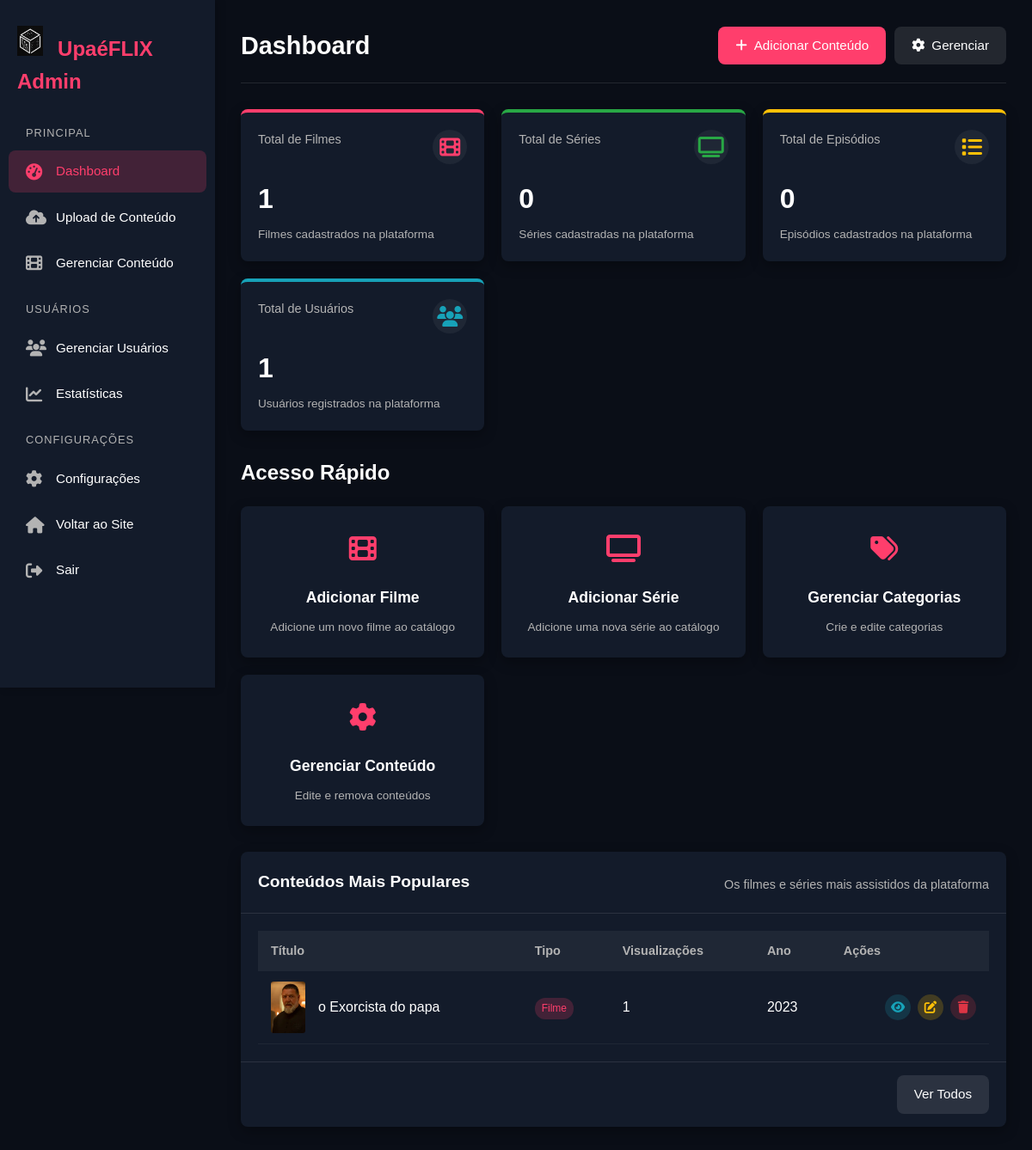
The page /admin (signed in) on the database its author committed.
### app.py (models this page shows, shortened)
class Movie(db.Model):
    id = db.Column(db.Integer, primary_key=True)
    title = db.Column(db.String(128), nullable=False)
    original_title = db.Column(db.String(128))
    description = db.Column(db.Text)
    release_year = db.Column(db.Integer)
    duration = db.Column(db.Integer)  # em minutos
    poster_url = db.Column(db.String(256))
    video_path = db.Column(db.String(256), nullable=False)
    views_count = db.Column(db.Integer, default=0)
    featured = db.Column(db.Boolean, default=False)
    created_at = db.Column(db.DateTime, default=datetime.utcnow)
    categories = db.relationship('Category', secondary=movie_categories, backref=db.backref('movies', lazy='dynamic'))
    watchlists = db.relationship('WatchList', backref='movie', lazy='dynamic', cascade='all, delete-orphan')
    views = db.relationship('View', backref='movie', lazy='dynamic', cascade='all, delete-orphan')

### app.py (the view)
@app.route('/admin')
@login_required
@admin_required
def admin_dashboard():
    total_movies = Movie.query.count()
    total_series = Series.query.count()
    total_episodes = Episode.query.count()
    total_users = User.query.count()
    popular_movies = Movie.query.order_by(Movie.views_count.desc()).limit(5).all()
    popular_series = Series.query.order_by(Series.views_count.desc()).limit(5).all()
    return render_template('admin/dashboard.html',
                           total_movies=total_movies,
                           total_series=total_series,
                           total_episodes=total_episodes,
                           total_users=total_users,
                           popular_movies=popular_movies,
                           popular_series=popular_series)

### app.py (called while the page is built)
@login_manager.user_loader
def load_user(user_id):
    return User.query.get(int(user_id))

def admin_required(f):
    @wraps(f)
    def decorated_function(*args, **kwargs):
        if not current_user.is_authenticated or not current_user.is_admin:
            flash('Acesso negado! Você não é admin, mano!', 'danger')
            return redirect(url_for('index'))
        return f(*args, **kwargs)
    return decorated_function

### templates/admin/dashboard.html (shortened to what this page needs)
<!DOCTYPE html>
<html lang="pt-BR">
<head>
    <link rel="stylesheet" href="https://cdnjs.cloudflare.com/ajax/libs/font-awesome/6.4.0/css/all.min.css">
    <link rel="stylesheet" href="{{ url_for('static', filename='css/admin.css') }}">
</head>
<body>
    <aside class="sidebar">
        <div class="sidebar-header">
            <a href="{{ url_for('index') }}" class="sidebar-logo">
                <img src="{{ url_for('static', filename='img/logo.png') }}" alt="UpaéFLIX">
                UpaéFLIX Admin
            </a>
        </div>
        <nav class="sidebar-nav">
            <div class="nav-section">
                <div class="nav-section-title">Principal</div>
                <a href="{{ url_for('admin_dashboard') }}" class="nav-item active">
                    <i class="fas fa-tachometer-alt nav-icon"></i>
                    <span class="nav-text">Dashboard</span>
                </a>
                <a href="{{ url_for('admin_upload') }}" class="nav-item">
                    <i class="fas fa-cloud-upload-alt nav-icon"></i>
                    <span class="nav-text">Upload de Conteúdo</span>
                </a>
                <a href="{{ url_for('admin_manage_content') }}" class="nav-item">
                    <i class="fas fa-film nav-icon"></i>
                    <span class="nav-text">Gerenciar Conteúdo</span>
                </a>
            </div>
            <div class="nav-section">
                <div class="nav-section-title">Usuários</div>
                <a href="#" class="nav-item">
                    <i class="fas fa-users nav-icon"></i>
                    <span class="nav-text">Gerenciar Usuários</span>
                </a>
                <a href="#" class="nav-item">
                    <i class="fas fa-chart-line nav-icon"></i>
                    <span class="nav-text">Estatísticas</span>
                </a>
            </div>
            <div class="nav-section">
                <div class="nav-section-title">Configurações</div>
                <a href="#" class="nav-item">
                    <i class="fas fa-cog nav-icon"></i>
                    <span class="nav-text">Configurações</span>
                </a>
                <a href="{{ url_for('index') }}" class="nav-item">
                    <i class="fas fa-home nav-icon"></i>
                    <span class="nav-text">Voltar ao Site</span>
                </a>
                <a href="{{ url_for('logout') }}" class="nav-item">
                    <i class="fas fa-sign-out-alt nav-icon"></i>
                    <span class="nav-text">Sair</span>
                </a>
            </div>
        </nav>
    </aside>
    <main class="main-content">
        <div class="page-header">
            <h1 class="page-title">Dashboard</h1>
            <div class="page-actions">
                <a href="{{ url_for('admin_upload') }}" class="btn btn-primary">
                    <i class="fas fa-plus"></i> Adicionar Conteúdo
                </a>
                <a href="{{ url_for('admin_manage_content') }}" class="btn btn-secondary">
                    <i class="fas fa-cog"></i> Gerenciar
                </a>
            </div>
        </div>
        <div class="stats-grid">
            <div class="stat-card primary">
                <div class="stat-header">
                    <div class="stat-title">Total de Filmes</div>
                    <div class="stat-icon">
                        <i class="fas fa-film"></i>
                    </div>
                </div>
                <div class="stat-value">{{ total_movies }}</div>
                <div class="stat-description">Filmes cadastrados na plataforma</div>
            </div>
            <div class="stat-card success">
                <div class="stat-header">
                    <div class="stat-title">Total de Séries</div>
                    <div class="stat-icon">
                        <i class="fas fa-tv"></i>
                    </div>
                </div>
                <div class="stat-value">{{ total_series }}</div>
                <div class="stat-description">Séries cadastradas na plataforma</div>
            </div>
            <div class="stat-card warning">
                <div class="stat-header">
                    <div class="stat-title">Total de Episódios</div>
                    <div class="stat-icon">
                        <i class="fas fa-list"></i>
                    </div>
                </div>
                <div class="stat-value">{{ total_episodes }}</div>
                <div class="stat-description">Episódios cadastrados na plataforma</div>
            </div>
            <div class="stat-card info">
                <div class="stat-header">
                    <div class="stat-title">Total de Usuários</div>
                    <div class="stat-icon">
                        <i class="fas fa-users"></i>
                    </div>
                </div>
                <div class="stat-value">{{ total_users }}</div>
                <div class="stat-description">Usuários registrados na plataforma</div>
            </div>
        </div>
        <h2 class="section-title" style="margin-bottom: 20px;">Acesso Rápido</h2>
        <div class="quick-access">
            <a href="{{ url_for('admin_upload') }}" class="quick-card">
                <div class="quick-icon">
                    <i class="fas fa-film"></i>
                </div>
                <h3 class="quick-title">Adicionar Filme</h3>
                <p class="quick-text">Adicione um novo filme ao catálogo</p>
            </a>
            <a href="{{ url_for('admin_upload') }}" class="quick-card">
                <div class="quick-icon">
                    <i class="fas fa-tv"></i>
                </div>
                <h3 class="quick-title">Adicionar Série</h3>
                <p class="quick-text">Adicione uma nova série ao catálogo</p>
            </a>
            <a href="{{ url_for('admin_upload') }}" class="quick-card">
                <div class="quick-icon">
                    <i class="fas fa-tags"></i>
                </div>
                <h3 class="quick-title">Gerenciar Categorias</h3>
                <p class="quick-text">Crie e edite categorias</p>
            </a>
            <a href="{{ url_for('admin_manage_content') }}" class="quick-card">
                <div class="quick-icon">
                    <i class="fas fa-cog"></i>
                </div>
                <h3 class="quick-title">Gerenciar Conteúdo</h3>
                <p class="quick-text">Edite e remova conteúdos</p>
            </a>
        </div>
        <div class="card">
            <div class="card-header">
                <h2 class="card-title">Conteúdos Mais Populares</h2>
                <span class="card-subtitle">Os filmes e séries mais assistidos da plataforma</span>
            </div>
            <div class="card-body">
                <table class="content-table">
                    <thead>
                        <tr>
                            <th>Título</th>
                            <th>Tipo</th>
                            <th>Visualizações</th>
                            <th>Ano</th>
                            <th>Ações</th>
                        </tr>
                    </thead>
                    <tbody>
                        {% for movie in popular_movies %}
                        <tr>
                            <td>
                                <div class="title-cell">
                                    <img src="{{ url_for('static', filename=movie.poster_url) }}" alt="{{ movie.title }}" class="table-poster">
                                    <span class="content-title">{{ movie.title }}</span>
                                </div>
                            </td>
                            <td><span class="content-badge badge-movie">Filme</span></td>
                            <td>{{ movie.views_count }}</td>
                            <td>{{ movie.release_year }}</td>
                            <td>
                                <div class="table-actions">
                                    <a href="{{ url_for('movie_details', movie_id=movie.id) }}" class="action-btn btn-view" title="Ver">
                                        <i class="fas fa-eye"></i>
                                    </a>
                                    <a href="{{ url_for('admin_edit_movie', movie_id=movie.id) }}" class="action-btn btn-edit" title="Editar">
                                        <i class="fas fa-edit"></i>
                                    </a>
                                    <button class="action-btn btn-delete delete-btn" data-id="{{ movie.id }}" data-type="movie" data-title="{{ movie.title }}" title="Excluir">
                                        <i class="fas fa-trash"></i>
                                    </button>
                                </div>
                            </td>
                        </tr>
                        {% endfor %}
                    </tbody>
                </table>
            </div>
            <div class="card-footer">
                <a href="{{ url_for('admin_manage_content') }}" class="btn btn-secondary">Ver Todos</a>
            </div>
        </div>
    </main>
</body>
</html>

### rows shown on the page
Movie: poster_url (picture), title "o Exorcista do papa", views_count "1", release_year "2023"

### other values the page prints
{{ total_movies }} "1"
{{ total_series }} "0"
{{ total_episodes }} "0"
{{ total_users }} "1"
